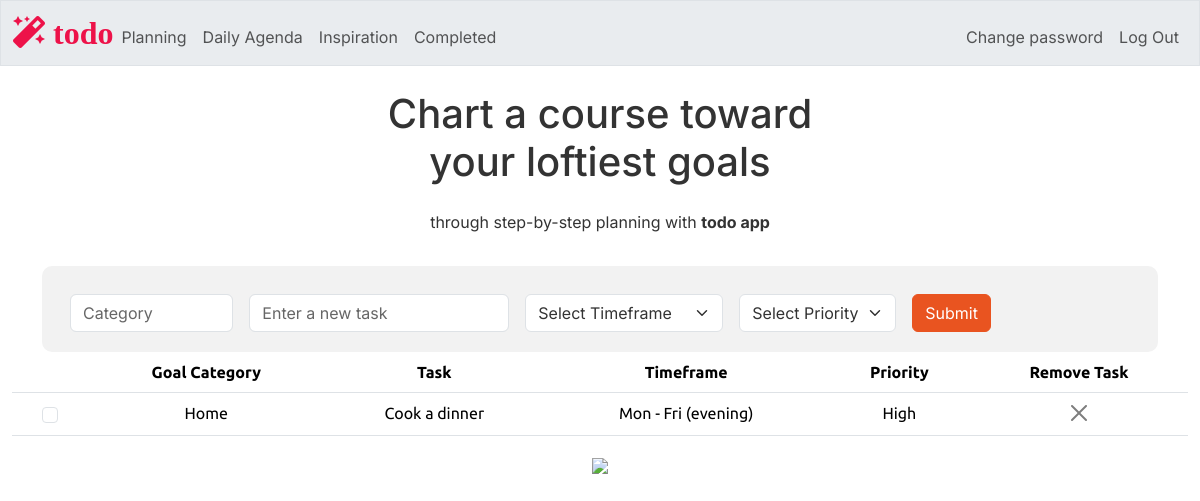
Before: / (signed in) with the older database file.
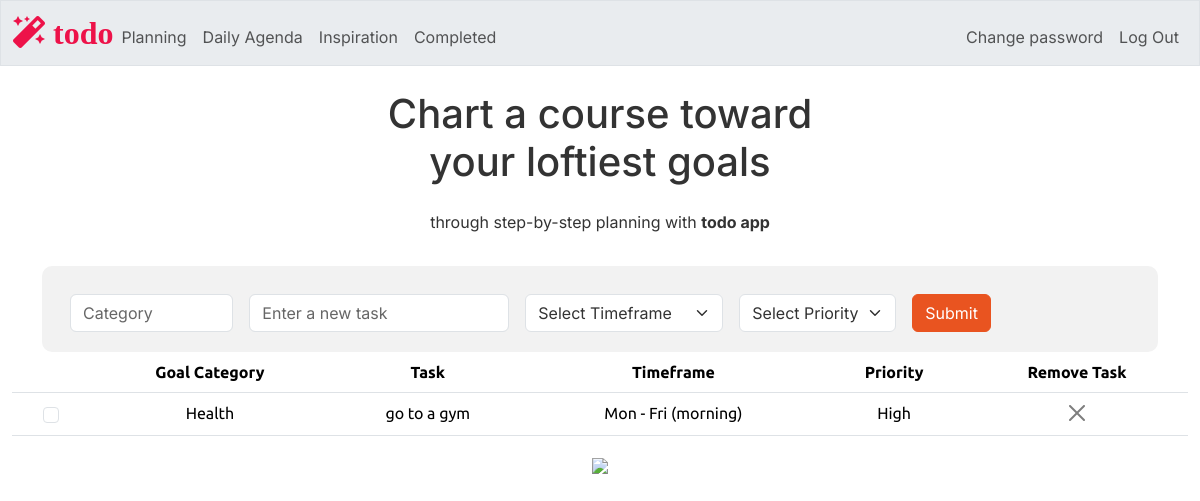
After: the same page with the newer database file.
### tables this page shows
CREATE TABLE tasks (
    id INTEGER PRIMARY KEY AUTOINCREMENT NOT NULL,
    users_id INTEGER NOT NULL,
    category TEXT NOT NULL,
    task TEXT NOT NULL,
    timeframe TEXT,
    priority TEXT,
    completion INTEGER DEFAULT 0, -- Default to 0 (false) for not completed
    FOREIGN KEY (users_id) REFERENCES users(id)
);

### app.py (the view)
@app.route("/", methods=["GET", "POST"])
@login_required
def index():
    users_id = session["user_id"]
    tasks = db.execute("SELECT * FROM tasks WHERE users_id =?", users_id)
    return render_template("index.html", tasks=tasks)

### app.py (called while the page is built)
@app.after_request
def after_request(response):
    response.headers["Cache-Control"] = "no-cache, no-store, must-revalidate"
    response.headers["Expires"] = 0
    response.headers["Pragma"] = "no-cache"
    return response

### helpers.py (called while the page is built)
def login_required(f):
    @wraps(f)
    def decorated_function(*args, **kwargs):
        if session.get("user_id") is None:
            return redirect("/login")
        return f(*args, **kwargs)
    return decorated_function

### templates/index.html (shortened to what this page needs)
{% extends "layout.html" %}
{% block main %}
    <div class="container">
        <form method="POST" action="/add_task" class="row gx-3 gy-2 align-items-center mx-auto text-center"  style="background-color: #f2f2f2; padding: 20px; border-radius: 10px;">
            <div class="col-sm-2">
                <input type="text" class="form-control" id="category" name="category" placeholder="Category" required>
            </div>
            <div class="col-auto">
                <input type="text" class="form-control" id="task" name="task" placeholder="Enter a new task" required>
            </div>
            <div class="col-auto">
                <select class="form-select" id="timeframe" name="timeframe" required>
                    <option selected disabled>Select Timeframe</option>
                </select>
            </div>
            <div class="col-auto">
                <select class="form-select" id="priority" name="priority" required>
                    <option selected disabled>Select Priority</option>
                </select>
            </div>
            <div class="col-auto">
            <button type="submit" class="btn btn-primary">Submit</button>
            </div>
        </form>
    </div>
    <table class="table">
        <thead>
            <tr>
                <th></th>
                <th> Goal Category</th>
                <th> Task </th>
                <th> Timeframe </th>
                <th> Priority </th>
                <th> Remove Task </th>
            </tr>
        </thead>
        <tbody>
            {% for task in tasks %}
                <tr>
                    <td>
                        <form method="POST" action="/task_is_done" class="task-form completion-checkbox">
                            <div class=" col-auto d-flex justify-content-center align-items-center form-check" >
                                <input class="form-check-input completion-checkbox" type="checkbox" id="completion_{{ task.id }}" name="task_completion" {% if task.completion == "yes" %}checked{% endif %} onchange="updateTaskStatus(this)">
                            </div>
                        </form>
                    </td>
                    <td>{{ task.category }}</td>
                    <td>{{ task.task }}</td>
                    <td>{{ task.timeframe }}</td>
                    <td>{{ task.priority }}</td>
                    <td>
                        <form method="POST" action="/delete_task" class="delete-task-form">
                            <button type="submit" class="btn-close" aria-label="Close"></button>
                        </form>
                    </td>
                </tr>
            {% endfor %}
        </tbody>
    </table>
    <img src="/static/planning2.png" class="wide-image">
{% endblock %}

### templates/layout.html (shortened to what this page needs)
<!DOCTYPE html>
<html lang="en">
    <head>
        <link href="/static/bootstrap.min.css" rel="stylesheet">
        <link href="/static/styles.css" rel="stylesheet">
        <link rel="stylesheet" href="https://cdnjs.cloudflare.com/ajax/libs/font-awesome/5.15.3/css/all.min.css">
    </head>
    <body>
        <nav class="bg-light border navbar navbar-expand-md navbar-light">
            <div class="container-fluid">
                <a class="site-logo" href="/"><span>
                    <i class="fas fa-magic" style="color: #ed1249;"> todo</i></span></a>
                <div class="collapse navbar-collapse" id="navbar">
                    {% if session["user_id"] %}
                        <ul class="navbar-nav me-auto mt-2">
                            <li class="nav-item"><a class="nav-link" href="/">Planning</a></li>
                            <li class="nav-item"><a class="nav-link" href="/goals">Daily Agenda</a></li>
                            <li class="nav-item"><a class="nav-link" href="/affirmations">Inspiration</a></li>
                            <li class="nav-item"><a class="nav-link" href="/completed">Completed</a></li>
                        </ul>
                        <ul class="navbar-nav ms-auto mt-2">
                            <li class="nav-item"><a class="nav-link" href="/password_change">Change password</a></li>
                            <li class="nav-item"><a class="nav-link" href="/logout">Log Out</a></li>
                        </ul>
                    {% else %}
                        <ul class="navbar-nav ms-auto mt-2">
                            <li class="nav-item"><a class="nav-link" href="/register">Register</a></li>
                            <li class="nav-item"><a class="nav-link" href="/login">Log In</a></li>
                        </ul>
                    {% endif %}
                </div>
            </div>
        </nav>
        <div class="container-fluid text-center mt-4">
            <h1 class="mb-4"> Chart a course toward <br>
                your loftiest goals </h1>
            <p>through step-by-step planning with <b>todo app</b> </p>
        </div>
        <main class="container-fluid py-4 text-center">
            {% block main %}{% endblock %}
        </main>
    </body>
</html>

### static/styles.css (style rules this page uses)
nav .site-logo { font-size: xx-large; text-decoration: none; }
p, span, div, h1, button { font-family: 'Inter', sans-serif; }
body { background-color: # f6f5f4; }

Changed rows visible on the page:
removed tasks: category "Home", task "Cook a dinner", timeframe "Mon - Fri (evening)", priority "High"
added tasks: category "Health", task "go to a gym", timeframe "Mon - Fri (morning)", priority "High"
